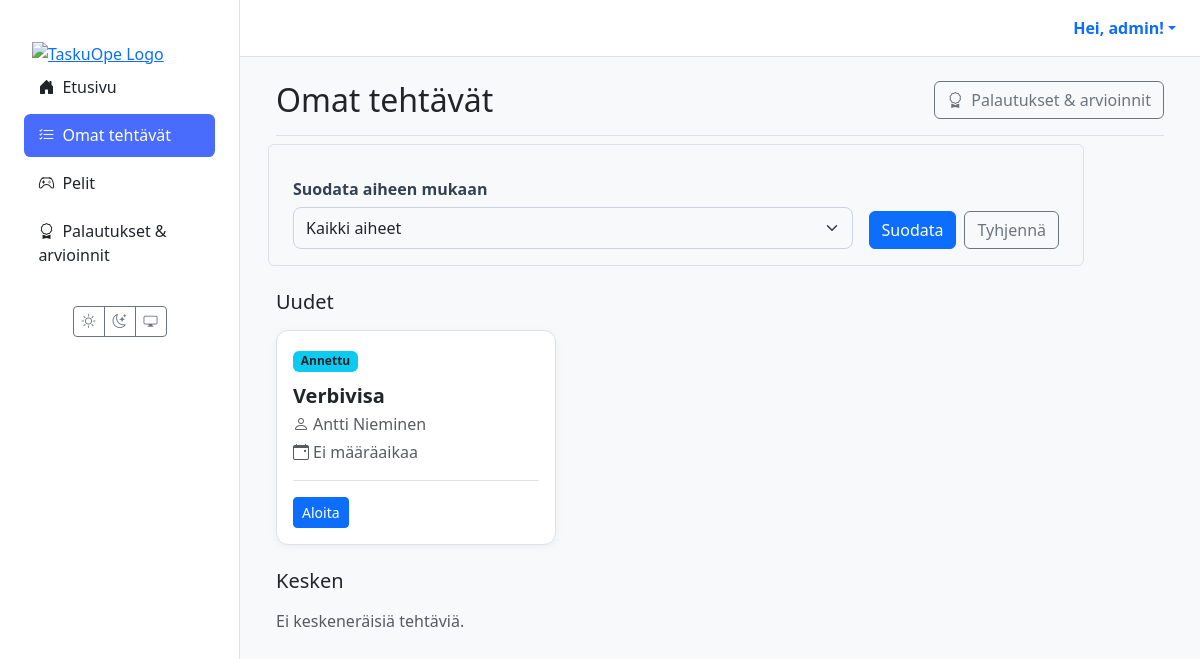
The page /oppilas/tehtavat/ (signed in) on the database its author committed.
### users/models.py (models this page shows, shortened)
class CustomUser(AbstractUser):
    class Role(models.TextChoices):
        TEACHER = 'TEACHER', 'Teacher'
        STUDENT = 'STUDENT', 'Student'
    role = models.CharField(max_length=50, choices=Role.choices, default=Role.STUDENT)
    grade_class = models.PositiveSmallIntegerField(
        verbose_name="Luokka-aste",
        null=True,
        blank=True,
        choices=[(i, f"{i}. luokka") for i in range(1, 7)]
    )
    profile_image = models.ImageField(
        verbose_name="Profiilikuva",
        upload_to='profile_pics/',
        null=True,
        blank=True
    )

### materials/models.py (models this page shows, shortened)
class Assignment(models.Model):
    class Status(models.TextChoices):
        ASSIGNED = "ASSIGNED", _("Annettu")
        IN_PROGRESS = "IN_PROGRESS", _("Kesken")
        SUBMITTED = "SUBMITTED", _("Palautettu")
        GRADED = "GRADED", _("Arvioitu")
    id = models.UUIDField(primary_key=True, default=uuid.uuid4, editable=False)
    material = models.ForeignKey(Material, on_delete=models.CASCADE, verbose_name=_("Materiaali"))
    student = models.ForeignKey(
        settings.AUTH_USER_MODEL,
        related_name='assignments',
        on_delete=models.CASCADE,
        limit_choices_to={'role': 'STUDENT'},
        verbose_name=_("Oppilas"),
    )
    assigned_by = models.ForeignKey(
        settings.AUTH_USER_MODEL,
        related_name='assigned_tasks',
        on_delete=models.CASCADE,
        limit_choices_to={'role': 'TEACHER'},
        verbose_name=_("Antanut opettaja"),
    )
    due_at = models.DateTimeField(null=True, blank=True, verbose_name=_("Määräaika"))
    status = models.CharField(max_length=20, choices=Status.choices, default=Status.ASSIGNED, verbose_name=_("Tila"))
    draft_response = models.TextField(blank=True, null=True, verbose_name=_("Luonnosvastaus"))
    created_at = models.DateTimeField(auto_now_add=True, verbose_name=_("Luotu"))
    class Meta:
        constraints = [
            models.UniqueConstraint(fields=['material', 'student'], name='unique_assignment_per_student'),
        ]
        indexes = [
            models.Index(fields=['status']),
            models.Index(fields=['due_at']),
            models.Index(fields=['student']),
            models.Index(fields=['assigned_by']),
        ]
        verbose_name = _("Tehtävänanto")
        verbose_name_plural = _("Tehtävänannot")

class Material(models.Model):
    class MaterialType(models.TextChoices):
        TASK = 'tehtävä', _('Tehtävä')
        LEARNING_MATERIAL = 'oppimateriaali', _('Oppimateriaali')
        TEST = 'testi', _('Testi')
        EXAM = 'koe', _('Koe')
        GAME = 'peli', _('Peli')
    class Status(models.TextChoices):
        DRAFT = 'DRAFT', _('Luonnos')
        PENDING_APPROVAL = 'PENDING', _('Odottaa hyväksyntää')
        APPROVED = 'APPROVED', _('Hyväksytty')
        REJECTED = 'REJECTED', _('Hylätty')
    GRADE_CHOICES = [(str(i), f"{i}. luokka") for i in range(1, 7)]
    id = models.UUIDField(primary_key=True, default=uuid.uuid4, editable=False)
    title = models.CharField(max_length=255, verbose_name=_("Otsikko"))
    content = models.TextField(
        verbose_name=_("Sisältö"),
        help_text=_("Raakasisältö, esim. AI:n tuottama teksti.")
    )
    structured_content = models.JSONField(
        null=True,
        blank=True,
        verbose_name=_("Jäsennelty sisältö"),
        help_text=_("Esim. monivalinnat tai tehtävän rakenne JSON-muodossa.")
    )
    material_type = models.CharField(
        max_length=50,
        choices=MaterialType.choices,
        default=MaterialType.TASK,
        verbose_name=_("Materiaalin tyyppi"),
    )
    subject = models.CharField(max_length=100, null=True, blank=True, verbose_name=_("Aine"))
    grade_level = models.CharField(
        max_length=20,
        choices=GRADE_CHOICES,
        null=True,
        blank=True,
        verbose_name=_("Luokka-aste"),
    )
    audience = models.JSONField(
        null=True,
        blank=True,
        verbose_name=_("Kohderyhmä"),
        help_text=_("Esim. {'learning_styles': ['visuaalinen'], 'languages': ['fi']}")
    )
    author = models.ForeignKey(
        settings.AUTH_USER_MODEL,
        related_name='authored_materials',
        on_delete=models.CASCADE,
        limit_choices_to={'role': 'TEACHER'},
        verbose_name=_("Tekijä (opettaja)"),
    )
    prompt = models.ForeignKey(
        Prompt,
        on_delete=models.SET_NULL,
        null=True,
        blank=True,
        verbose_name=_("Kehoite"),
    )
    status = models.CharField(
        max_length=50,
        choices=Status.choices,
        default=Status.DRAFT,
        verbose_name=_("Tila"),
    )
    version = models.IntegerField(default=1, verbose_name=_("Versio"))
    parent = models.ForeignKey(
        'self',
        on_delete=models.SET_NULL,
        null=True,
        blank=True,
        related_name='versions',
        verbose_name=_("Edellinen versio"),
    )
    created_at = models.DateTimeField(auto_now_add=True, verbose_name=_("Luotu"))
    updated_at = models.DateTimeField(auto_now=True, verbose_name=_("Päivitetty"))
    class Meta:
        verbose_name = _("Materiaali")
        verbose_name_plural = _("Materiaalit")

### materials/views/student.py (the view)
# urls.py: path("oppilas/tehtavat/", views.student_assignments_view, name="student_assignments"),
@login_required(login_url='kirjaudu')
def student_assignments_view(request):
    user = request.user
    if user.role != 'STUDENT':
        return redirect('dashboard')
    selected_status = request.GET.get('status', '')
    selected_subject = request.GET.get('subject', '')
    qs = Assignment.objects.select_related('material', 'assigned_by').filter(
        student=user
    ).exclude(
        status='GRADED',  # Piilota suoritetut pelit
        material__material_type='peli'  # Vain pelit piilotetaan
    )
    subjects = qs.exclude(material__subject__isnull=True).exclude(material__subject='').values_list('material__subject', flat=True).distinct().order_by('material__subject')
    if selected_status:
        qs = qs.filter(status=selected_status)
    if selected_subject:
        qs = qs.filter(material__subject=selected_subject)
    ctx = {
        "assigned": qs.filter(status="ASSIGNED"),
        "in_progress": qs.filter(status="IN_PROGRESS"),
        "submitted": qs.filter(status__in=["SUBMITTED"]),  # GRADED ei enää mukana
        "subjects": subjects,
        "selected_subject": selected_subject,
        "selected_status": selected_status,
        "now": timezone.now(),
    }
    return render(request, 'student/assignments.html', ctx)

### templates/student/assignments.html (shortened to what this page needs)
{% extends 'partials/base.html' %}
{% block content %}
<div class="container-fluid">
  <div class="d-flex justify-content-between align-items-center mb-4 border-bottom pb-3">
    <h1 class="h2 mb-0">Omat tehtävät</h1>
    <a href="{% url 'student_grades' %}" class="btn btn-outline-secondary">
      <i class="bi bi-award me-1"></i> Palautukset & arvioinnit
    </a>
  </div>
  <div style="max-width: 800px;" class="mb-4">
    <form method="get" class="row g-3 align-items-end p-3 rounded border">
      <div class="col-md">
        <label for="subject-filter" class="form-label fw-bold">Suodata aiheen mukaan</label>
        <select name="subject" id="subject-filter" class="form-select">
          <option value="">Kaikki aiheet</option>
        </select>
      </div>
      <div class="col-md-auto">
        <div class="d-flex gap-2">
          <button type="submit" class="btn btn-primary">Suodata</button>
          <a href="{% url 'material_list' %}" class="btn btn-outline-secondary">Tyhjennä</a>
        </div>
      </div>
    </form>
  </div>
  <section class="mb-4">
    <h2 class="h5 mb-3">Uudet</h2>
    <div class="row row-cols-1 row-cols-md-2 row-cols-xl-3 g-4">
      {% for a in assigned %}
        <div class="col">
          <article class="card material-card h-100">
            <div class="card-body d-flex flex-column">
              <div class="mb-2">
                <span class="badge bg-info text-dark">Annettu</span>
              </div>
              <h5 class="card-title mt-1">{{ a.material.title }}</h5>
              <p class="card-subtitle mb-2 text-muted">
                <i class="bi bi-person me-1"></i>{{ a.assigned_by.get_full_name|default:a.assigned_by.username }}
              </p>
              <p class="card-subtitle mb-3 text-muted">
                <i class="bi bi-calendar-event me-1"></i>{{ a.due_at|date:"d.m.Y H:i"|default:"Ei määräaikaa" }}
              </p>
              <div class="card-actions mt-auto pt-3">
                <a href="{% url 'assignment_detail' assignment_id=a.id %}" class="btn btn-sm btn-primary">Aloita</a>
              </div>
            </div>
          </article>
        </div>
      {% empty %}
        <div class="col-12 text-muted">Ei uusia tehtäviä.</div>
      {% endfor %}
    </div>
  </section>
  <section class="mb-4">
    <h2 class="h5 mb-3">Kesken</h2>
    <div class="row row-cols-1 row-cols-md-2 row-cols-xl-3 g-4">
      {% for a in in_progress %}
        <div class="col">
          <article class="card material-card h-100">
            <div class="card-body d-flex flex-column">
                <div class="mb-2">
                  <span class="badge bg-warning text-dark">Kesken</span>
                </div>
                <h5 class="card-title mt-1">{{ a.material.title }}</h5>
                <p class="card-subtitle mb-2 text-muted">
                  <i class="bi bi-person me-1"></i>{{ a.assigned_by.get_full_name|default:a.assigned_by.username }}
                </p>
                <p class="card-subtitle mb-3 text-muted">
                  <i class="bi bi-calendar-event me-1"></i>{{ a.due_at|date:"d.m.Y H:i"|default:"Ei määräaikaa" }}
                </p>
                <div class="card-actions mt-auto pt-3">
                  <a href="{% url 'assignment_detail' assignment_id=a.id %}" class="btn btn-sm btn-primary">Jatka</a>
                </div>
            </div>
          </article>
        </div>
      {% empty %}
        <div class="col-12 text-muted">Ei keskeneräisiä tehtäviä.</div>
      {% endfor %}
    </div>
  </section>
</div>
{% endblock %}

### templates/partials/base.html (shortened to what this page needs)
{% load static %}
<!DOCTYPE html>
<html lang="fi" data-bs-theme="light">
<head>
  <link href="https://cdn.jsdelivr.net/npm/bootstrap@5.3.2/dist/css/bootstrap.min.css" rel="stylesheet">
  <link rel="stylesheet" href="https://cdn.jsdelivr.net/npm/bootstrap-icons@1.11.3/font/bootstrap-icons.min.css">
  <link rel="stylesheet" href="{% static 'css/style.css' %}">
</head>
<body>
  <div class="main-layout-container">
    <aside class="sidebar d-none d-lg-flex flex-column">
      <div class="flex-column w-100">
        <a href="{% url 'dashboard' %}" class="px-3 pt-3 d-block"><img src="{% static 'images/logo1.png' %}" alt="TaskuOpe Logo" class="img-fluid"></a>
        {% with nm=request.resolver_match.url_name %}
        <nav class="nav nav-pills flex-column mb-4 px-2">
          <a href="{% url 'dashboard' %}" class="nav-link {% if nm == 'dashboard' %}active{% endif %}"><i class="bi bi-house-door-fill me-2"></i>Etusivu</a>
          {% if request.user.is_authenticated and request.user.role == 'STUDENT' %}
            <a href="{% url 'student_assignments' %}" class="nav-link {% if nm == 'student_assignments' %}active{% endif %}"><i class="bi bi-list-check me-2"></i>Omat tehtävät</a>
            <a href="{% url 'student_games' %}" class="nav-link {% if nm == 'student_games' %}active{% endif %}"><i class="bi bi-controller me-2"></i>Pelit</a>
            <a href="{% url 'student_grades' %}" class="nav-link {% if nm == 'student_grades' %}active{% endif %}"><i class="bi bi-award me-2"></i>Palautukset & arvioinnit</a>
          {% endif %}
        </nav>
        {% endwith %}
        <div class="mt-auto text-center pb-3">
          <div class="btn-group"><button id="theme-light" class="btn btn-outline-secondary btn-sm"><i class="bi bi-sun"></i></button><button id="theme-dark" class="btn btn-outline-secondary btn-sm"><i class="bi bi-moon-stars"></i></button><button id="theme-system" class="btn btn-outline-secondary btn-sm"><i class="bi bi-display"></i></button></div>
        </div>
      </div>
    </aside>
    <div class="main-content-wrapper">
      <header class="main-header d-none d-lg-flex justify-content-end align-items-center px-4 py-3">
        <div class="dropdown">
          <a href="#" class="d-flex align-items-center text-decoration-none dropdown-toggle" data-bs-toggle="dropdown">
            <strong>Hei, {{ user.get_full_name|default:user.username }}!</strong>
          </a>
        </div>
      </header>
      <main class="page-content">
        {% block content %}{% endblock %}
      </main>
    </div>
  </div>
</body>
</html>

### staticfiles/css/style.css (style rules this page uses)
:root { --sidebar-width: 240px; }
[data-bs-theme="light"] { --bg-color: #f8f9fa; --card-bg-color: #ffffff; --text-color: #212529; --border-color: #dee2e6; --bs-body-bg: var(--bg-color); --bs-body-color: var(--text-color); --bs-border-color: var(--border-color); --bs-card-bg: var(--card-bg-color); }
html, body { height: 100%; overflow: hidden; }
.main-layout-container { display: flex; flex-direction: row; height: 100%; width: 100%; background-color: var(--bs-body-bg); }
.sidebar { width: var(--sidebar-width); flex-shrink: 0; height: 100vh; overflow-y: auto; background-color: var(--card-bg-color); border-right: 1px solid var(--border-color); padding: 1.5rem 1rem; }
.main-content-wrapper { flex-grow: 1; display: flex; flex-direction: column; height: 100vh; overflow: hidden; }
.main-header { flex-shrink: 0; background-color: var(--card-bg-color); border-bottom: 1px solid var(--border-color); padding: 0.75rem 1.5rem; }
.page-content { flex-grow: 1; overflow-y: auto; padding: 1.5rem; }
.sidebar .nav-link { color: var(--text-color); font-weight: 500; padding: 0.6rem 0.9rem; border-radius: 0.4rem; margin-bottom: 0.3rem; transition: background 0.2s; }
.sidebar .nav-link.active { background-color: #4a6cfd; color: #fff; }
.card-body, #markdown-preview { display: flow-root; }
#markdown-preview h1, .card-body h1, #markdown-preview h2, .card-body h2, #markdown-preview h3, .card-body h3, #markdown-preview h4, .card-body h4, #markdown-preview p, .card-body p, #markdown-preview ul, .card-body ul, #markdown-preview ol, .card-body ol, #markdown-preview blockquote, .card-body blockquote { margin-bottom: 1.25rem; }
.form-label { font-weight: 600; margin-bottom: 6px; color: #334155; }
.form-control, .form-select { border: 1px solid #cbd5e1; padding: 8px 12px; border-radius: 8px; transition: border-color 0.2s, box-shadow 0.2s; }
:root { --taskuope-font-sans: system-ui, -apple-system, "Segoe UI", Roboto, "Helvetica Neue", Arial, sans-serif; }
.material-card { border: 1px solid var(--border-color); border-radius: 0.75rem; box-shadow: 0 2px 8px rgba(0,0,0,0.05); transition: transform 0.2s ease, box-shadow 0.2s ease; background-color: var(--card-bg-color); }
.material-card .card-title { font-weight: 600; color: var(--text-color); }
.material-card .card-actions { border-top: 1px solid var(--border-color); display: flex; flex-wrap: wrap; gap: 0.5rem; align-items: center; }

### rows shown on the page
CustomUser: get_full_name "admin"
Assignment: material "Verbivisa", assigned_by.get_full_name "Antti Nieminen", due_at "Ei määräaikaa"
